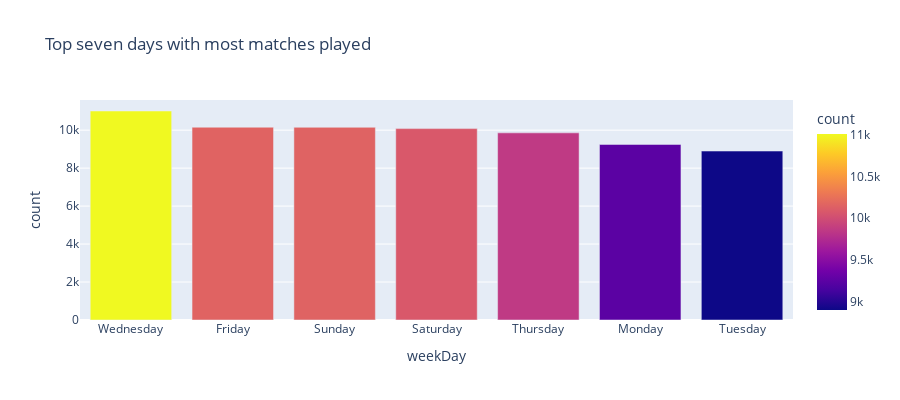

Notebook code cell kept with this figure:
### Code cell
fig = px.bar(top_seven_days_matches, x='weekDay', y='count',
             hover_data=['dateMatch', 'count'], color='count', height=400, title = 'Top seven days with most matches played')
fig.show()

### Figure 1 — Plotly figure (JSON) as saved in the notebook; plotly's stock layout.template omitted (floating-point values rounded to 4 significant figures)
{"data": [{"alignmentgroup": "True", "customdata": [["2022-10-19"], ["2022-10-21"], ["2022-10-23"], ["2022-10-22"], ["2022-10-20"], ["2022-10-24"], ["2022-10-25"]], "hovertemplate": "weekDay=%{x}<br>count=%{marker.color}<br>dateMatch=%{customdata[0]}<extra></extra>", "legendgroup": "", "marker": {"color": [11010, 10156, 10152, 10082, 9859, 9248, 8900], "coloraxis": "coloraxis", "pattern": {"shape": ""}}, "name": "", "offsetgroup": "", "orientation": "v", "showlegend": false, "textposition": "auto", "type": "bar", "x": ["Wednesday", "Friday", "Sunday", "Saturday", "Thursday", "Monday", "Tuesday"], "xaxis": "x", "y": [11010, 10156, 10152, 10082, 9859, 9248, 8900], "yaxis": "y"}], "layout": {"barmode": "relative", "coloraxis": {"colorbar": {"title": {"text": "count"}}, "colorscale": [[0, "#0d0887"], [0.1111, "#46039f"], [0.2222, "#7201a8"], [0.3333, "#9c179e"], [0.4444, "#bd3786"], [0.5556, "#d8576b"], [0.6667, "#ed7953"], [0.7778, "#fb9f3a"], [0.8889, "#fdca26"], [1, "#f0f921"]]}, "height": 400, "legend": {"tracegroupgap": 0}, "title": {"text": "Top seven days with most matches played"}, "xaxis": {"anchor": "y", "domain": [0, 1], "title": {"text": "weekDay"}}, "yaxis": {"anchor": "x", "domain": [0, 1], "title": {"text": "count"}}}}
